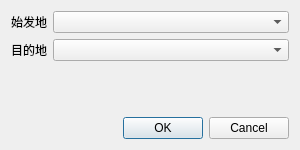
<?xml version="1.0" encoding="UTF-8"?>
<ui version="4.0">
 <class>AddTripDialog</class>
 <widget class="QDialog" name="AddTripDialog">
  <property name="geometry">
   <rect>
    <x>0</x>
    <y>0</y>
    <width>300</width>
    <height>150</height>
   </rect>
  </property>
  <property name="windowTitle">
   <string>添加行程</string>
  </property>
  <layout class="QVBoxLayout" name="verticalLayout">
   <item>
    <layout class="QFormLayout" name="formLayout">
     <item row="0" column="0">
      <widget class="QLabel" name="labelFrom">
       <property name="text">
        <string>始发地</string>
       </property>
      </widget>
     </item>
     <item row="1" column="0">
      <widget class="QLabel" name="labelTo">
       <property name="text">
        <string>目的地</string>
       </property>
      </widget>
     </item>
     <item row="0" column="1">
      <widget class="QComboBox" name="fromComboBox"/>
     </item>
     <item row="1" column="1">
      <widget class="QComboBox" name="toComboBox"/>
     </item>
    </layout>
   </item>
   <item>
    <widget class="QDialogButtonBox" name="buttonBox">
     <property name="standardButtons">
      <set>QDialogButtonBox::StandardButton::Cancel|QDialogButtonBox::StandardButton::Ok</set>
     </property>
    </widget>
   </item>
  </layout>
 </widget>
 <resources/>
 <connections/>
</ui>
